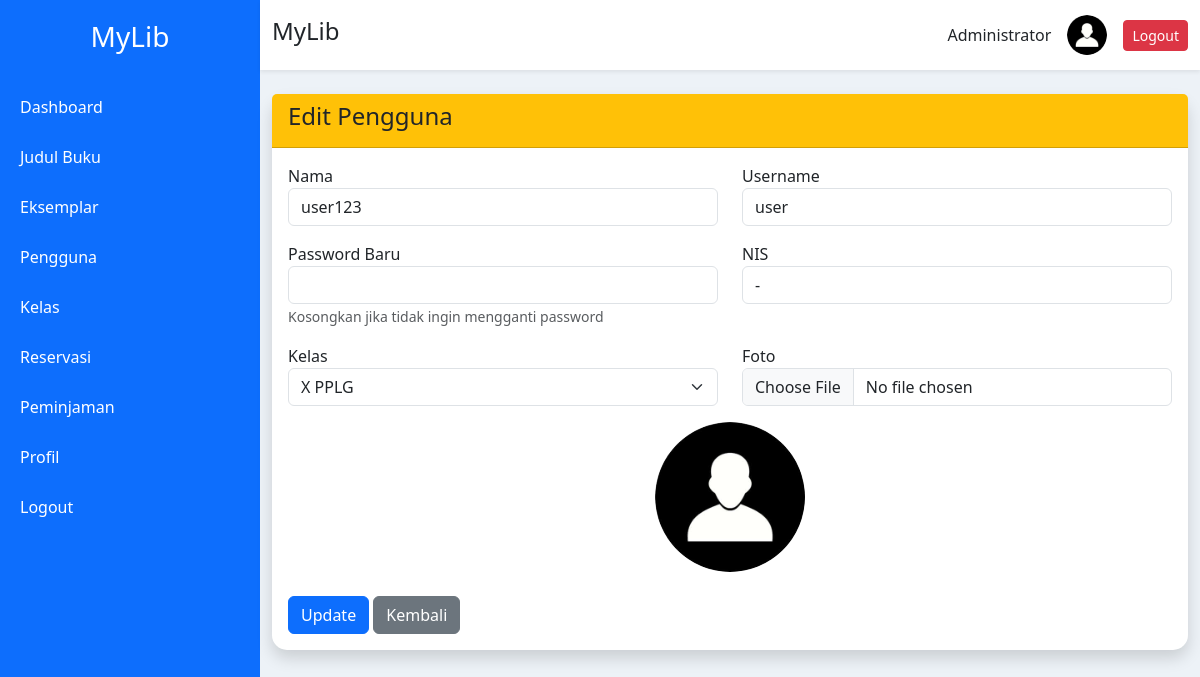
Screenshot of /admin/siswa/edit.php?id=10 (signed in) with the database file from the repository.
### tables this page shows
CREATE TABLE `users` (
  `id` int NOT NULL,
  `nama` varchar(100) NOT NULL,
  `username` varchar(50) NOT NULL,
  `password` varchar(255) NOT NULL,
  `role` enum('admin','user') NOT NULL,
  `status` enum('Aktif','Nonaktif') NOT NULL DEFAULT 'Aktif',
  `nis` varchar(50) DEFAULT NULL,
  `kelas_id` int DEFAULT NULL,
  `foto` varchar(255) DEFAULT 'default.png',
  `created_at` timestamp NULL DEFAULT CURRENT_TIMESTAMP
);

### admin/siswa/edit.php (the view, shortened to what this page needs)
<?php
require "../../config/koneksi.php";
$id = $_GET['id'];
$data = mysqli_query($koneksi,"
SELECT *
FROM users
WHERE id='$id'
");
$siswa = mysqli_fetch_assoc($data);
$kelas = mysqli_query($koneksi,"
SELECT *
FROM kelas
ORDER BY nama_kelas ASC
");
include "../../templates/header.php";
?>
<?php include "../../templates/sidebar_admin.php"; ?>
<div class="main">
<?php include "../../templates/navbar.php"; ?>
<div class="container mt-4">
<div class="card shadow">
<div class="card-header bg-warning">
<h4>Edit Pengguna</h4>
</div>
<div class="card-body">
<form method="POST" enctype="multipart/form-data">
<div class="row">
<div class="col-md-6 mb-3">
<label>Nama</label>
<input
type="text"
name="nama"
class="form-control"
value="<?= htmlspecialchars($siswa['nama']) ?>"
required>
</div>
<div class="col-md-6 mb-3">
<label>Username</label>
<input
type="text"
name="username"
class="form-control"
value="<?= htmlspecialchars($siswa['username']) ?>"
required>
</div>
<div class="col-md-6 mb-3">
<label>Password Baru</label>
<input
type="password"
name="password"
class="form-control">
<small class="text-muted">
Kosongkan jika tidak ingin mengganti password
</small>
</div>
<div class="col-md-6 mb-3">
<label>NIS</label>
<input
type="text"
name="nis"
class="form-control"
value="<?= htmlspecialchars($d['nama'] ?? '-'); ?>">
</div>
<div class="col-md-6 mb-3">
<label>Kelas</label>
<select
name="kelas_id"
class="form-select"
required>
<?php while($k=mysqli_fetch_assoc($kelas)){ ?>
<option
value="<?= $k['id'] ?>"
<?= $k['id']==$siswa['kelas_id']?'selected':'' ?>
>
<?= $k['nama_kelas'] ?>
</option>
<?php } ?>
</select>
</div>
<div class="col-md-6 mb-3">
<label>Foto</label>
<input
type="file"
name="foto"
class="form-control"
accept=".jpg,.jpeg,.png"
>
</div>
<div class="col-12 text-center">
<img
src="<?= BASE_URL ?>assets/upload/profile/<?= $siswa['foto'] ?>"
width="150"
height="150"
style="object-fit:cover;border-radius:50%"
>
</div>
<div class="mt-4">
<button
class="btn btn-primary"
name="update"
>
Update
</button>
<a
href="index.php"
class="btn btn-secondary"
>
Kembali
</a>
</div>
</div>
</form>
</div>
</div>
</div>
</div>
<?php include "../../templates/footer.php"; ?>

### templates/header.php (style rules this page uses)
body { background:#edf2f7; font-family:Segoe UI; }
.main { margin-left:260px; }
.card { border:none; border-radius:15px; }

### rows the page displays
users: nama "user123", username "user", foto (placeholder picture)

### other values shown
$_SESSION['nama'] "Administrator"
form field kelas_id "X PPLG"
